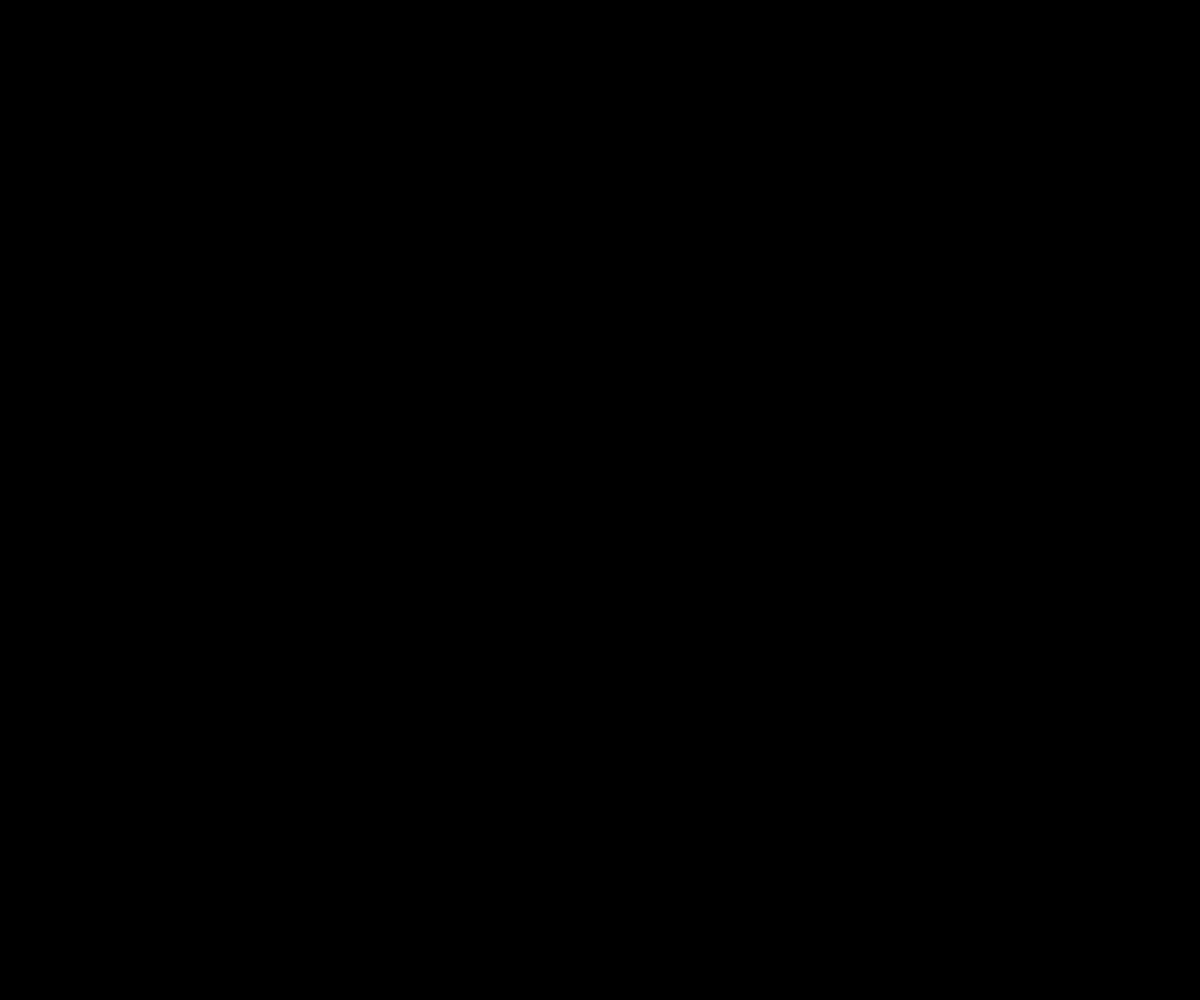
Frame 1 (no input)
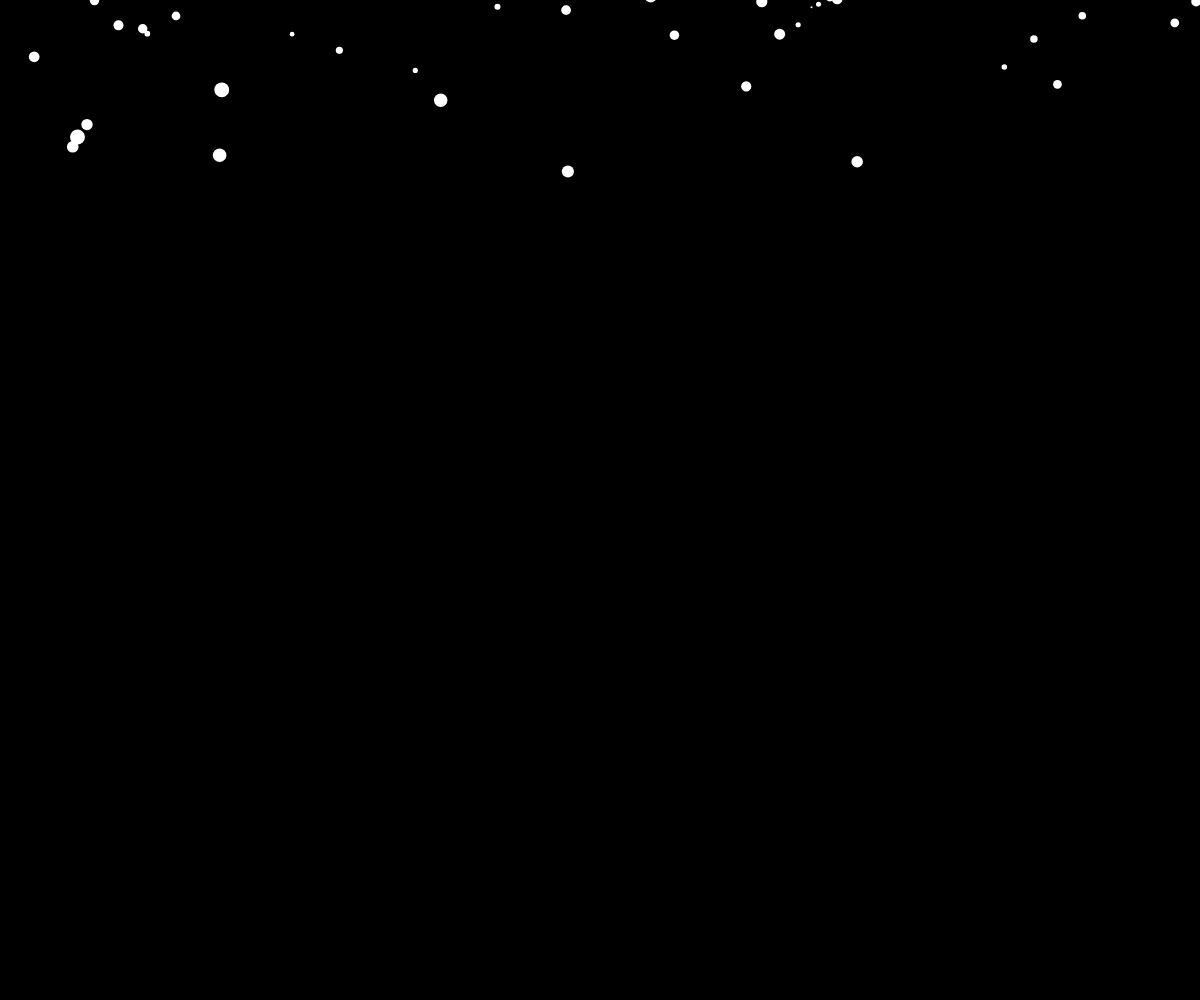
Frame 60 (no input)
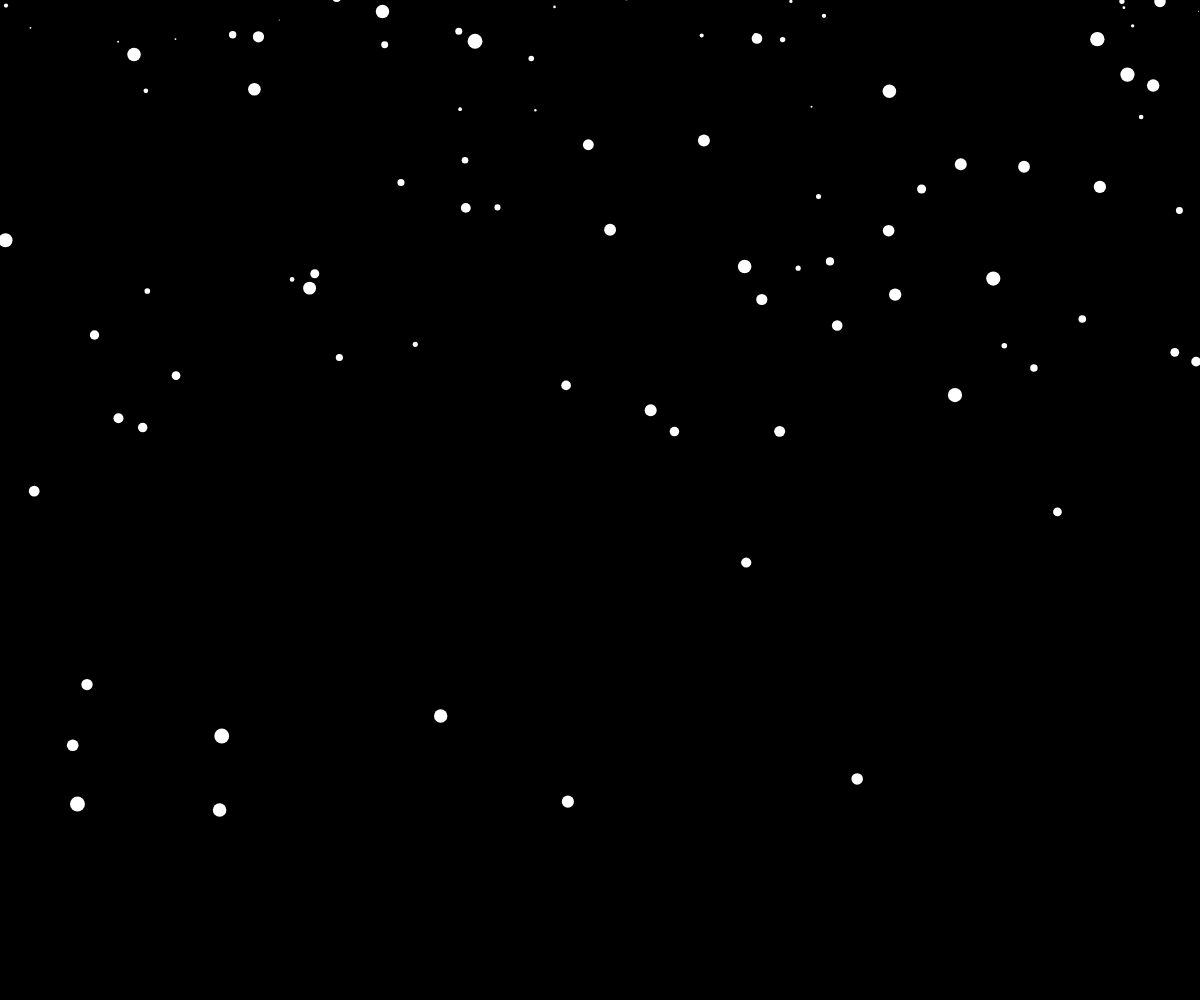
Frame 120 (the mouse pressed at the canvas centre since frame 60)

The p5.js sketch that drew these frames (run headless with seeded random() and noise() and a simulated clock; from frame 60 on, the mouse is pressed at the canvas centre):

// p5.js sketch
// ── sketch.js
let letitsnow = [];
let g;

function setup() {
  createCanvas(windowWidth, windowHeight);
  g = createVector(0, 0.01);
}

function draw() {
  background(0);
  letitsnow.push(new Snow());
  for (snow of letitsnow) {
    snow.update();
    snow.applyForce(g);
    snow.render();
  }
  for (let i = letitsnow.length - 1; i >= 0; i--) {
    if (letitsnow[i].pos.y > height - letitsnow[i].r) {
      letitsnow.splice(i, 1);
    }
  }
}

// ── Snow.js
class Snow {
  constructor() {
    this.pos = createVector(random(width), random(-50, -10));
    this.vel = createVector();
    this.acc = createVector();
    this.r = random(1, 15);
    this.mass = this.r;
  }

  applyForce(force) {
    let f = force.copy();
    f.mult(this.mass);
    this.acc.add(f);
  }

  update() {
    this.vel.add(this.acc);
    this.pos.add(this.vel);
    this.acc.mult(0);
  }

  render() {
    stroke(255);
    strokeWeight(this.r);
    point(this.pos.x, this.pos.y);
  }
}
